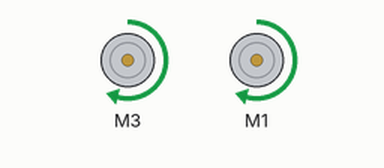
Recording of a sketch running on a simulated Arduino Mega 2560, built with avr-gcc and run on an emulated ATmega2560. Parts: 2 × DC motor (green arrow = forward, orange = backward, longer = faster). At 24.4 s the program stops and its outputs stay as they are.

Above: at 0.1 s.
At 3.1 s:
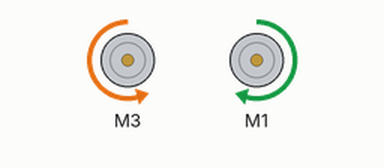
At 10.5 s:
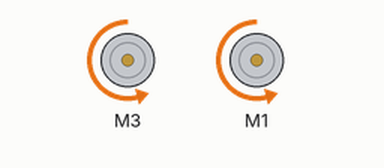
At 19.5 s:
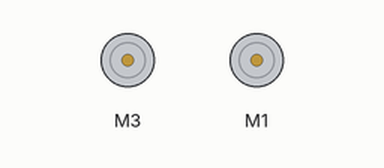
Timing chart, 0 to 21.0 s (numbered marks = the images above):
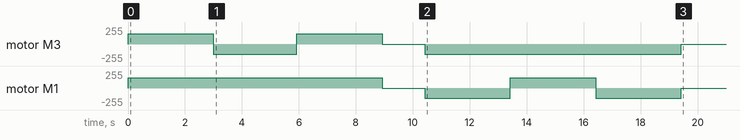

Measured:
- by itself, motor M3: stopped → forward 155/255 at 0.00 s, → backward 155/255 3.0 s later, → forward 155/255 2.9 s later, → stopped 3.0 s later, … (6 changes in this stretch)
- by itself, motor M1: stopped → forward 155/255 at 0.00 s, → stopped 8.9 s later, → backward 155/255 1.5 s later, → forward 155/255 3.0 s later, … (6 changes in this stretch)

The sketch:

B3_01_TimedForward.ino
```cpp
/* B3_TimedForward.ino
   Drive the TWO-WHEELED Bread Board Bot (BBbot, B^3)
   straight ahead for specified time and then stop

   Intially commented out code will impliment a a short
   reverse brake on the motors.

   Arduino: Arduino Mega 256 v3 Clone
   Motor Shield: Adafruit assembled Motor Shield for Arduino v2
   ---->  http://www.adafruit.com/products/1438

   Programmer: Dave Eslinger (DLE); June 3, 2015
   Major revisions:
         6/7/2015, DLE: Cleaned it up for GoSciTech
         7/4/2015 DLE renamed

*/
#include <Wire.h>
#include <Adafruit_MotorShield.h>
#include <math.h>

// Create the motor shield object with the default I2C address
Adafruit_MotorShield AFMS = Adafruit_MotorShield();

// Define Constants
const byte TESTSPEED = 155;

// Define 'ports' for motors.
const byte LEFT_MOTOR_PORT = 3;
const byte RIGHT_MOTOR_PORT = 1;
// Create pointers to motor control objects
Adafruit_DCMotor *motorLeft = AFMS.getMotor(LEFT_MOTOR_PORT);
Adafruit_DCMotor *motorRight = AFMS.getMotor(RIGHT_MOTOR_PORT);

void setup(void){
  AFMS.begin();  // create with the default frequency 1.6KHz
  // Turn off all motors
  motorLeft->run(RELEASE);
  motorRight->run(RELEASE);
}

void loop(void){
  // Drive forward for 1 second at X/255 (~100% power)
  int duration = 3000; // in milliseconds
  byte speed = 155
  ;
  motorLeft->setSpeed(speed);
  motorRight->setSpeed(speed);

  motorLeft->run(FORWARD);
  motorRight->run(FORWARD);
  delay(3000);
  motorLeft->run(BACKWARD);
  delay(2925);
  motorLeft->run(FORWARD);
  delay(3000);
  motorLeft->run(RELEASE);
  motorRight->run(RELEASE);
  delay(1500);
  motorRight->run(BACKWARD);
  motorLeft->run(BACKWARD);
  delay(3000);
  motorRight->run(FORWARD);
  delay(3000);
  motorRight->run(BACKWARD);
  delay(3000);
  motorRight->run(RELEASE);
  motorLeft->run(RELEASE);
  delay(duration);

  //motorLeft->run(RELEASE);   // Now stop the motors
  //motorRight->run(RELEASE);  // However, this just coasts

  //motorLeft->run(BACKWARD);  // Run backwards for a brief period
  //motorRight->run(BACKWARD);
 //delay(50);
 //motorLeft->run(RELEASE);     // and then stop the motors
 //motorRight->run(RELEASE);

  delay(2000);       // Pause for 2 seconds
  while (1) {};      // What does this do?
}

void allStop(int direction) {
  motorLeft->setSpeed(100); // 100 on a 0-255 scale.
  motorRight->setSpeed(100);
  if (direction == FORWARD) {
    motorLeft->run(BACKWARD);
    motorRight->run(BACKWARD);
  }
  else {
    motorLeft->run(FORWARD);
    motorRight->run(FORWARD);
  }
  delay(50);
  motorLeft->run(RELEASE);
  motorRight->run(RELEASE);
  return;
}
```
